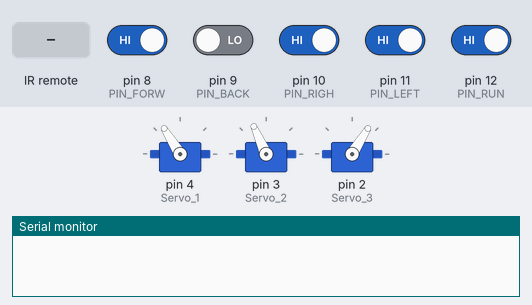
A sketch run on a simulated Arduino Uno, built with avr-gcc and run on an emulated ATmega328P. Shown: 3 × servo, the last lines printed to the serial monitor. Inputs (shaded band) come from the test bench; at power-on: pin 8 (PIN_FORW), pin 10 (PIN_RIGH), pin 11 (PIN_LEFT), pin 12 (PIN_RUN) HIGH, pin 9 (PIN_BACK) LOW.

Above: at 2.2 s.
2.3 s: infrared code 0xFF906F received
At 2.96 s:
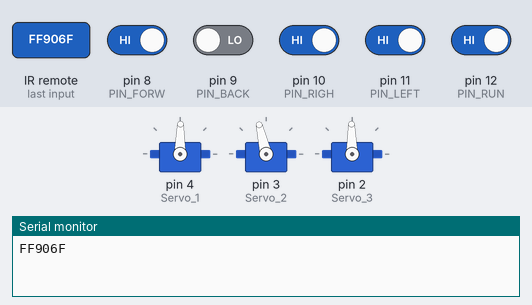
9.3 s: pin 10 (PIN_RIGH) driven HIGH
At 9.94 s:
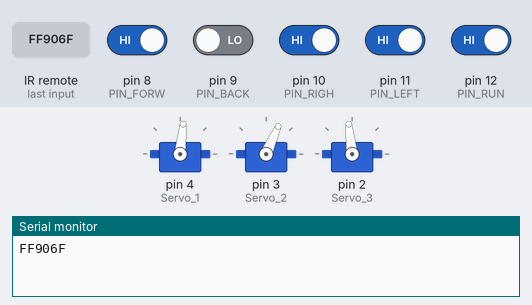
15.0 s: infrared code 0xFF10EF received
At 17.89 s:
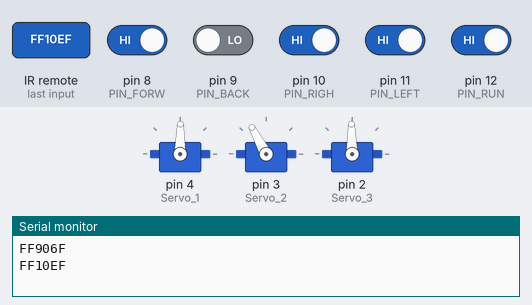
24.1 s: pin 8 (PIN_FORW) driven LOW and pin 9 (PIN_BACK) driven HIGH and pin 10 (PIN_RIGH) driven HIGH and pin 11 (PIN_LEFT) driven LOW and pin 12 (PIN_RUN) driven LOW
Timing chart, 0 to 73.5 s (numbered marks = the images above; inputs shaded):
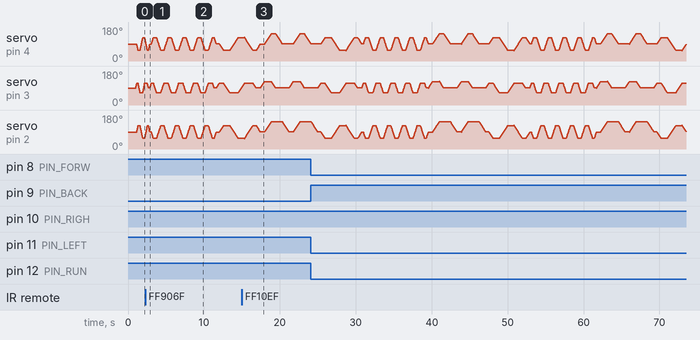

The sketch:

Lizard_robot.ino
```cpp
#include <Servo.h>

/* -----------------------------------------------------------------------------
  Author             : Nick
  Check              :
  Version            : V1.0
  Date               : 11/01/2017
  Description        : Lizard robot
  Company website    : http://www.sunfounder.com
   ---------------------------------------------------------------------------*/

/* Include ------------------------------------------------------------------*/
#include <Servo.h>
#include <IRremote.h>

Servo Servo_1;
Servo Servo_2;
Servo Servo_3;

int RECV_PIN = 7;
int array_setup[] = {90,90,90};//Set the original angle of the servo
int angle1 = 25,angle2 = 35,angle3 = 55;
int delayedTime1 = 5;//The time needed for rotating 1 degree of the servo
int PIN_FORW = 8;
int PIN_BACK = 9;
int PIN_RIGH = 10;
int PIN_LEFT = 11;
int PIN_RUN = 12;

long KEY_CODE_forward = 0xFF02FD;
long KEY_CODE_back = 0xFFC23D;
long KEY_CODE_ADD = 0xFF906F;
long KEY_CODE_SUB = 0xFFA857;
long KEY_CODE_playback = 0xFF9867;
long KEY_CODE_usd = 0xFFB04F;
long KEY_CODE_2 = 0xFF18E7;
long KEY_CODE_3 = 0xFF7A85;
long KEY_CODE_4 = 0xFF10EF;
long KEY_CODE_5 = 0xFF38C7;
long KEY_CODE_6 = 0xFF5AA5;
long KEY_CODE_7 = 0xFF42BD;
long KEY_CODE_8 = 0xFF4AB5;
long KEY_CODE_9 = 0xFF52AD;
long KEY_CODE_MODE = 0xFF629D;
long KEY_CODE_MUTE = 0xFFE21D;
long KEY_CODE_LONG_PRESS = 0xFFFFFFFF;
long longPressKey = -1;

IRrecv irrecv(RECV_PIN);
decode_results results;


/*
 - setup function
 * ---------------------------------------------------------------------------*/
void setup()
{
  //Start the serial for debug.
  Serial.begin(115200);
  irrecv.enableIRIn();

  //Attach the servos on pins to the servo object
  Servo_1.attach(4);        //servo 1 - přední nohy
  Servo_2.attach(3);        //servo 2 - trup
  Servo_3.attach(2);        //servo 3 - zadní nohy
  Servo_1.write(array_setup[0]);
  Servo_2.write(array_setup[1]);
  Servo_3.write(array_setup[2]);
  delay(1000);

  //signál telegram
pinMode(PIN_FORW, INPUT);
pinMode(PIN_BACK, INPUT);
pinMode(PIN_LEFT, INPUT);
pinMode(PIN_RIGH, INPUT);
pinMode(PIN_RUN, INPUT);


}

/*
 - loop function
 * ---------------------------------------------------------------------------*/
void loop()
{

  //Print the data.
  if (irrecv.decode(&results))
  {
    Serial.println(results.value,HEX);//Infrared encode of serial printing
    irrecv.resume();
  }

  //number 2 button - PIN_FORWARD
  if (results.value == KEY_CODE_2 || digitalRead(PIN_FORW)== LOW )
  {
    keyTwo();
  }

   //ADD button - PIN_RUN
  if (results.value == KEY_CODE_ADD || digitalRead(PIN_RUN) == LOW )
  {
    delayedTime1 = 8;
    keyADD();
  }

   //number 5 button
  if (results.value == KEY_CODE_5)
  {
    delayedTime1 = 16;
    keyFive();
  }

   //number 4 button - PIN_LEFT
  if (results.value == KEY_CODE_4 || digitalRead(PIN_LEFT)== LOW )
  {
    keyFour();
  }

   //number 6 button - PIN_RIGHT
  if (results.value == KEY_CODE_6 || digitalRead(PIN_RIGH)== LOW )
  {
    keySix();
  }

   //number 8 button - PIN_BACK
  if (results.value == KEY_CODE_8 || digitalRead(PIN_BACK) == LOW)
  {
    keyEight();
  }

   //SUB button
   if (results.value == KEY_CODE_SUB)
  {
     keySUB();
  }
  }
```

Crawl.ino
```cpp
void waistOne()
{
  for(int i = 0;i < angle1;i++)
  {
    Servo_2.write(array_setup[1] + i);
    delay(delayedTime1);
  }
  array_setup[1] = array_setup[1] + angle1;
}

void stepOne()
{
  for(int i = 0;i < angle2;i++)
  {
    Servo_1.write(array_setup[0] + i);
    Servo_3.write(array_setup[2] - i);
    delay(delayedTime1);
  }
  array_setup[0] = array_setup[0] + angle2;
  array_setup[2] = array_setup[2] - angle2;
}

void backwardStepOne()
{
  for(int i = 0;i < angle2;i++)
  {
    Servo_1.write(array_setup[0] - i);
    Servo_3.write(array_setup[2] + i);
    delay(delayedTime1);
  }
  array_setup[0] = array_setup[0] - angle2;
  array_setup[2] = array_setup[2] + angle2;
}
void waistTwo()
{
  for(int i = 0;i < 2*angle1;i++)
  {
    Servo_2.write(array_setup[1] - i);
    delay(delayedTime1);
  }
  array_setup[1] = array_setup[1] - 2*angle1;
}

void stepTwo()
{
  for(int i = 0;i < 2*angle2;i++)
  {
    Servo_1.write(array_setup[0] - i);
    Servo_3.write(array_setup[2] + i);
    delay(delayedTime1);
  }
  array_setup[0] = array_setup[0] - 2*angle2;
  array_setup[2] = array_setup[2] + 2*angle2;
}

void backwardStepTwo()
{
  for(int i = 0;i < 2*angle2;i++)
  {
    Servo_1.write(array_setup[0] + i);
    Servo_3.write(array_setup[2] - i);
    delay(delayedTime1);
  }
  array_setup[0] = array_setup[0] + 2*angle2;
  array_setup[2] = array_setup[2] - 2*angle2;
}
void waistThree()
{
  for(int i = 0;i < 2*angle1;i++)
  {
    Servo_2.write(array_setup[1] + i);
    delay(delayedTime1);
  }
  array_setup[1] = array_setup[1] + 2*angle1;
}


void stepThree()
{
  for(int i = 0;i < 2*angle2;i++)
  {
    Servo_1.write(array_setup[0] + i);
    Servo_3.write(array_setup[2] - i);
    delay(delayedTime1);
  }
  array_setup[0] = array_setup[0] + 2*angle2;
  array_setup[2] = array_setup[2] - 2*angle2;
}

void backwardStepThree()
{
  for(int i = 0;i < 2*angle2;i++)
  {
    Servo_1.write(array_setup[0] - i);
    Servo_3.write(array_setup[2] + i);
    delay(delayedTime1);
  }
  array_setup[0] = array_setup[0] - 2*angle2;
  array_setup[2] = array_setup[2] + 2*angle2;
}
void waistBack()
{
  for(int i = 0;i < angle1;i++)
  {
    Servo_2.write(array_setup[1] - i);
    delay(delayedTime1);
  }
  array_setup[1] = array_setup[1] - angle1;
}

void stepBack()
{
  for(int i = 0;i < angle2;i++)
  {
    Servo_1.write(array_setup[0] - i);
    Servo_3.write(array_setup[2] + i);
    delay(delayedTime1);
  }
  array_setup[0] = array_setup[0] - angle2;
  array_setup[2] = array_setup[2] + angle2;
}

void backwardStepBack()
{
  for(int i = 0;i < angle2;i++)
  {
    Servo_1.write(array_setup[0] + i);
    Servo_3.write(array_setup[2] - i);
    delay(delayedTime1);
  }
  array_setup[0] = array_setup[0] + angle2;
  array_setup[2] = array_setup[2] - angle2;
}
void waistTurnleft()
{
  for(int i = 0;i < angle2;i++)
  {
    Servo_2.write(array_setup[1] + i);
    delay(delayedTime1);
  }
  array_setup[1] = array_setup[1] + angle2;
}

void stepTurnleft()
{
  for(int i = 0;i < angle3;i++)
  {
    Servo_1.write(array_setup[0] + i);
    Servo_3.write(array_setup[2] + i);
    delay(delayedTime1);
  }
  array_setup[0] = array_setup[0] + angle3;
  array_setup[2] = array_setup[2] + angle3;
}

void waistTurnleft2()
{
  for(int i = 0;i < angle2;i++)
  {
    Servo_2.write(array_setup[1] - i);
    delay(delayedTime1);
  }
  array_setup[1] = array_setup[1] - angle2;
}

void stepTurnleft2()
{
  for(int i = 0;i < angle3;i++)
  {
    Servo_1.write(array_setup[0] - i);
    delay(delayedTime1);
  }
  array_setup[0] = array_setup[0] - angle3;
}
void turnLeftbacktwo()
{
  for(int i = 0;i < angle3;i++)
  {
    Servo_3.write(array_setup[2] - i);
    delay(delayedTime1);
  }
  array_setup[2] = array_setup[2] - angle3;
}

void waistTurnright()
{
  for(int i = 0;i < angle2;i++)
  {
    Servo_2.write(array_setup[1] - i);
    delay(delayedTime1);
  }
  array_setup[1] = array_setup[1] - angle2;
}

void stepTurnright()
{
  for(int i = 0;i < angle3;i++)
  {
    Servo_1.write(array_setup[0] - i);
    Servo_3.write(array_setup[2] - i);
    delay(delayedTime1);
  }
  array_setup[0] = array_setup[0] - angle3;
  array_setup[2] = array_setup[2] - angle3;
}

void waistTurnright2()
{
  for(int i = 0;i < angle2;i++)
  {
    Servo_2.write(array_setup[1] + i);
    delay(delayedTime1);
}
array_setup[1] = array_setup[1] + angle2;
}

void stepTurnright2()
{
  for(int i = 0;i < angle3;i++)
  {
    Servo_1.write(array_setup[0] + i);
    delay(delayedTime1);
  }
  array_setup[0] = array_setup[0] + angle3;
}

void turnRightbacktwo()
{
  for(int i = 0;i < angle3;i++)
  {
    Servo_3.write(array_setup[2] + i);
    delay(delayedTime1);
  }
  array_setup[2] = array_setup[2] + angle3;
}

void keyTwo()
{
  waistOne();
  stepOne();
  waistTwo();
  stepTwo();
  waistThree();
  stepThree();
  waistBack();
  stepBack();
  longPressKey ==KEY_CODE_2;
  results.value = 0;
}

void keyADD()
{
  waistOne();
  stepOne();
  for(int c = 0; c < 4; c++)
  {
    waistTwo();
    stepTwo();
    waistThree();
    stepThree();
  }
  waistBack();
  stepBack();
  delayedTime1 = 16;
  longPressKey == KEY_CODE_ADD;
  results.value = 0;
}

void keyFive()
{
  Servo_1.write(array_setup[0]);
  Servo_2.write(array_setup[1]);
  Servo_3.write(array_setup[2]);
  longPressKey =KEY_CODE_5;
   results.value = 0;
}

void keyFour()
{
   for(int a = 0;a < 2;a++)
   {
     waistTurnleft();
     stepTurnleft();
     waistTurnleft2();
     stepTurnleft2();
     turnLeftbacktwo();
   }
   longPressKey ==KEY_CODE_4;
   results.value = 0;
}

void keySix()
{
  for(int a = 0;a < 2;a++)
  {
    waistTurnright();
    stepTurnright();
    waistTurnright2();
    stepTurnright2();
    turnRightbacktwo();
  }
  longPressKey ==KEY_CODE_6;
  results.value = 0;
}

void keyEight()
{
  waistOne();
  backwardStepOne();
  waistTwo();
  backwardStepTwo();
  waistThree();
  backwardStepThree();
  waistBack();
  backwardStepBack();
  longPressKey ==KEY_CODE_8;
  results.value = 0;
}

void keySUB()
{
  delayedTime1 = 8;
  waistOne();
  backwardStepOne();
  for(int c = 0; c < 3; c++)
  {
    waistTwo();
    backwardStepTwo();
    waistThree();
    backwardStepThree();
  }
  waistBack();
  backwardStepBack();
  delayedTime1 = 16;
  longPressKey == KEY_CODE_SUB;
  results.value = 0;
}
```
